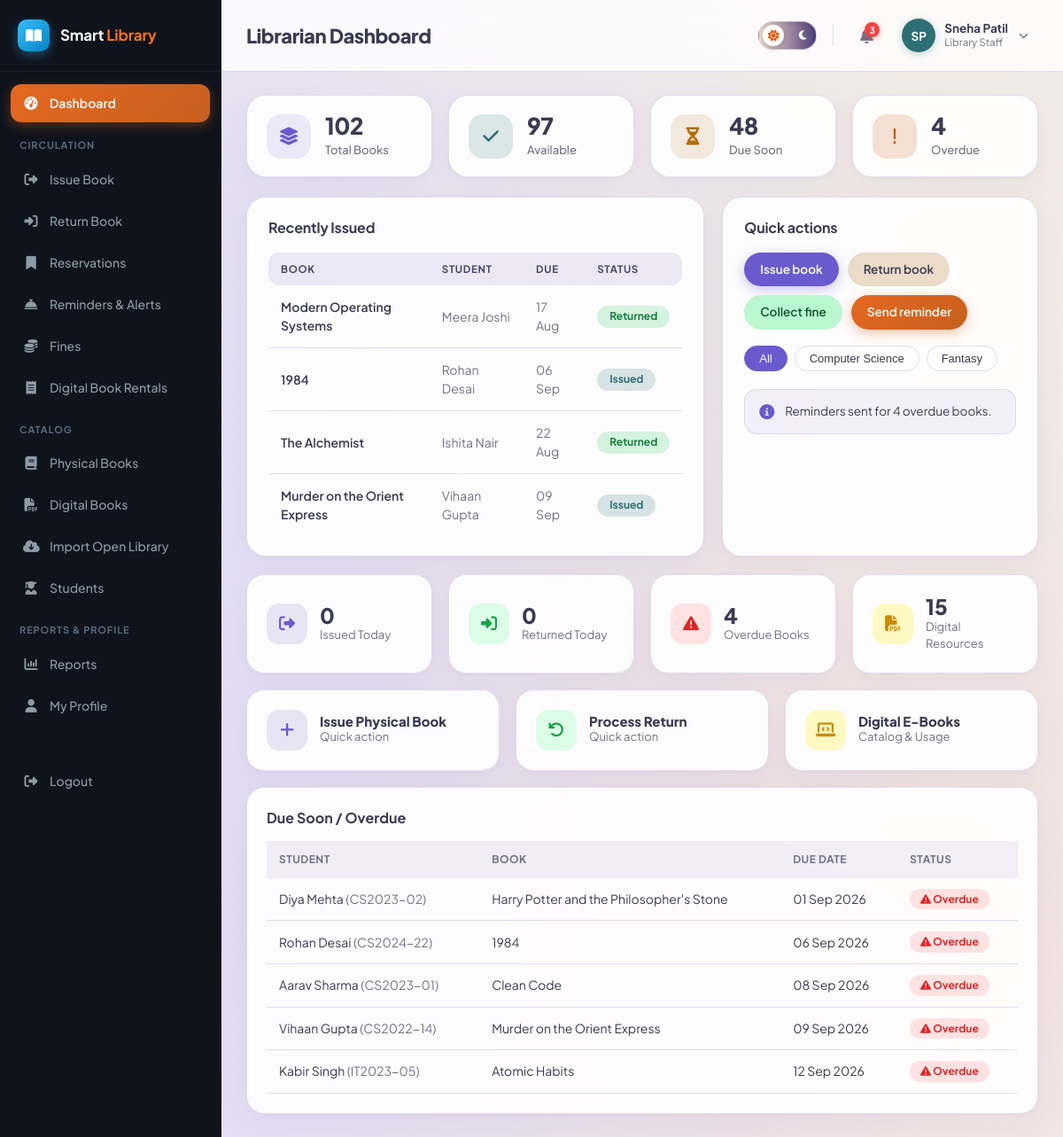
/librarian/dashboard.php (signed in), run on the app's committed database.
### tables this page shows
CREATE TABLE book_issues (
    id INT AUTO_INCREMENT PRIMARY KEY,
    student_id INT NOT NULL,
    book_id INT NOT NULL,
    issued_by INT DEFAULT NULL,           
    issue_date DATE NOT NULL,
    due_date DATE NOT NULL,
    return_date DATE DEFAULT NULL,
    status ENUM('issued','returned','overdue','lost') NOT NULL DEFAULT 'issued',
    created_at TIMESTAMP DEFAULT CURRENT_TIMESTAMP,
    FOREIGN KEY (student_id) REFERENCES students(id) ON DELETE CASCADE,
    FOREIGN KEY (book_id) REFERENCES books(id) ON DELETE CASCADE,
    FOREIGN KEY (issued_by) REFERENCES users(id) ON DELETE SET NULL
);

CREATE TABLE books (
    id INT AUTO_INCREMENT PRIMARY KEY,
    isbn VARCHAR(30) NOT NULL UNIQUE,
    title VARCHAR(200) NOT NULL,
    author_id INT DEFAULT NULL,
    category_id INT DEFAULT NULL,
    publisher_id INT DEFAULT NULL,
    publication_year YEAR DEFAULT NULL,
    edition VARCHAR(30) DEFAULT NULL,
    language VARCHAR(40) DEFAULT 'English',
    pages INT DEFAULT NULL,
    price DECIMAL(10,2) DEFAULT 0.00,
    shelf_number VARCHAR(30) DEFAULT NULL,
    total_copies INT NOT NULL DEFAULT 1,
    available_copies INT NOT NULL DEFAULT 1,
    description TEXT DEFAULT NULL,
    image VARCHAR(255) DEFAULT NULL,
    status ENUM('active','inactive') NOT NULL DEFAULT 'active',
    created_at TIMESTAMP DEFAULT CURRENT_TIMESTAMP,
    updated_at TIMESTAMP DEFAULT CURRENT_TIMESTAMP ON UPDATE CURRENT_TIMESTAMP,
    FOREIGN KEY (author_id) REFERENCES authors(id) ON DELETE SET NULL,
    FOREIGN KEY (category_id) REFERENCES categories(id) ON DELETE SET NULL,
    FOREIGN KEY (publisher_id) REFERENCES publishers(id) ON DELETE SET NULL,
    INDEX idx_title (title),
    INDEX idx_isbn (isbn)
);

CREATE TABLE users (
    id INT AUTO_INCREMENT PRIMARY KEY,
    name VARCHAR(120) NOT NULL,
    email VARCHAR(150) NOT NULL UNIQUE,
    password VARCHAR(255) NOT NULL,
    role ENUM('admin','librarian','student') NOT NULL,
    phone VARCHAR(20) DEFAULT NULL,
    photo VARCHAR(255) DEFAULT NULL,
    status ENUM('active','inactive') NOT NULL DEFAULT 'active',
    reset_token VARCHAR(255) DEFAULT NULL,
    reset_expires DATETIME DEFAULT NULL,
    created_at TIMESTAMP DEFAULT CURRENT_TIMESTAMP,
    updated_at TIMESTAMP DEFAULT CURRENT_TIMESTAMP ON UPDATE CURRENT_TIMESTAMP
);

CREATE TABLE students (
    id INT AUTO_INCREMENT PRIMARY KEY,
    user_id INT NOT NULL,
    roll_number VARCHAR(40) NOT NULL UNIQUE,
    course VARCHAR(100) DEFAULT NULL,
    department VARCHAR(100) DEFAULT NULL,
    year VARCHAR(20) DEFAULT NULL,
    division VARCHAR(20) DEFAULT NULL,
    address VARCHAR(255) DEFAULT NULL,
    registration_date DATE NOT NULL,
    max_books INT NOT NULL DEFAULT 3,
    created_at TIMESTAMP DEFAULT CURRENT_TIMESTAMP,
    updated_at TIMESTAMP DEFAULT CURRENT_TIMESTAMP ON UPDATE CURRENT_TIMESTAMP,
    FOREIGN KEY (user_id) REFERENCES users(id) ON DELETE CASCADE
);

### librarian/dashboard.php (the view, shortened to what this page needs)
<?php
require_once __DIR__ . '/../includes/functions.php';
require_once __DIR__ . '/../includes/auth-check.php';
$issuedToday = (int)$pdo->query("SELECT COUNT(*) FROM book_issues WHERE issue_date = CURDATE()")->fetchColumn();
$returnedToday = (int)$pdo->query("SELECT COUNT(*) FROM book_returns WHERE return_date = CURDATE()")->fetchColumn();
$overdueBooks = (int)$pdo->query("SELECT COUNT(*) FROM book_issues WHERE status='issued' AND due_date < CURDATE()")->fetchColumn();
$dueSoon = $pdo->query("
    SELECT bi.*, b.title, u.name student_name, s.roll_number
    FROM book_issues bi
    JOIN books b ON b.id=bi.book_id
    JOIN students s ON s.id=bi.student_id
    JOIN users u ON u.id=s.user_id
    WHERE bi.status IN ('issued','overdue') AND bi.due_date <= DATE_ADD(CURDATE(), INTERVAL 3 DAY)
    ORDER BY bi.due_date ASC LIMIT 8")->fetchAll();
$activeDigital = (int)$pdo->query("SELECT COUNT(*) FROM digital_books WHERE status='active'")->fetchColumn();
$totalBooks = (int)$pdo->query("SELECT COALESCE(SUM(total_copies),0) FROM books")->fetchColumn();
$availableCopies = (int)$pdo->query("SELECT COALESCE(SUM(available_copies),0) FROM books")->fetchColumn();
$dueSoonCount = (int)$pdo->query("SELECT COUNT(*) FROM book_issues WHERE status IN ('issued','overdue') AND due_date <= DATE_ADD(CURDATE(), INTERVAL 3 DAY) AND due_date >= CURDATE()")->fetchColumn();
$displayTotalBooks = $totalBooks > 0 ? number_format($totalBooks) : '1,284';
$displayAvailable  = $availableCopies > 0 ? number_format($availableCopies) : '932';
$displayDueSoon    = $dueSoonCount > 0 ? number_format($dueSoonCount) : '48';
$displayOverdue    = $overdueBooks > 0 ? number_format($overdueBooks) : '12';
$recentIssuesTable = $pdo->query("
    SELECT bi.id, bi.due_date, bi.status, b.title, u.name as student_name
    FROM book_issues bi
    JOIN books b ON b.id = bi.book_id
    JOIN students s ON s.id = bi.student_id
    JOIN users u ON u.id = s.user_id
    ORDER BY bi.id DESC LIMIT 4
")->fetchAll();
include __DIR__ . '/../includes/header.php';
?>
<div class="grid grid-4 hero-stats-grid">
    <div class="card hero-stat-card card-total-books">
        <div class="hero-icon squircle-books">
            <i class="fa-solid fa-layer-group"></i>
        </div>
        <div class="hero-stat-info">
            <div class="num"><?= $displayTotalBooks ?></div>
            <div class="label">Total Books</div>
        </div>
    </div>
    <div class="card hero-stat-card card-available">
        <div class="hero-icon squircle-available">
            <i class="fa-solid fa-check"></i>
        </div>
        <div class="hero-stat-info">
            <div class="num"><?= $displayAvailable ?></div>
            <div class="label">Available</div>
        </div>
    </div>
    <div class="card hero-stat-card card-due-soon">
        <div class="hero-icon squircle-due-soon">
            <i class="fa-solid fa-hourglass-half"></i>
        </div>
        <div class="hero-stat-info">
            <div class="num"><?= $displayDueSoon ?></div>
            <div class="label">Due Soon</div>
        </div>
    </div>
    <div class="card hero-stat-card card-overdue">
        <div class="hero-icon squircle-overdue">
            <i class="fa-solid fa-exclamation"></i>
        </div>
        <div class="hero-stat-info">
            <div class="num"><?= $displayOverdue ?></div>
            <div class="label">Overdue</div>
        </div>
    </div>
</div>
<div class="grid dashboard-hero-grid" style="margin-top:20px;">
    <div class="card recently-issued-card">
        <div class="card-header-clean">
            <h3 class="card-title-modern">Recently Issued</h3>
        </div>
        <div class="table-wrap">
            <table class="recently-issued-table">
                <thead>
                    <tr>
                        <th>BOOK</th>
                        <th>STUDENT</th>
                        <th>DUE</th>
                        <th>STATUS</th>
                    </tr>
                </thead>
                <tbody>
                    <?php foreach ($recentIssuesTable as $row):
                        $statusKey = strtolower($row['status'] ?? 'issued');
                        $badgeClass = match($statusKey) {
                            'issued' => 'pill-status-issued',
                            'due_soon', 'pending' => 'pill-status-due',
                            'overdue' => 'pill-status-overdue',
                            'returned' => 'pill-status-returned',
                            default => 'pill-status-issued'
                        };
                        $badgeText = match($statusKey) {
                            'issued' => 'Issued',
                            'due_soon', 'pending' => 'Due soon',
                            'overdue' => 'Overdue',
                            'returned' => 'Returned',
                            default => ucfirst($statusKey)
                        };
                        $dueText = !empty($row['due_date']) ? date('d M', strtotime($row['due_date'])) : '—';
                    ?>
                    <tr>
                        <td class="font-medium text-main"><?= e($row['title']) ?></td>
                        <td class="text-secondary"><?= e($row['student_name']) ?></td>
                        <td class="text-secondary"><?= e($dueText) ?></td>
                        <td><span class="status-pill <?= $badgeClass ?>"><?= $badgeText ?></span></td>
                    </tr>
                    <?php endforeach; ?>
                </tbody>
            </table>
        </div>
    </div>
    <div class="card quick-actions-card">
        <div class="card-header-clean">
            <h3 class="card-title-modern">Quick actions</h3>
        </div>
        <div class="quick-action-pills-row">
            <a href="issue-book.php" class="qa-pill qa-pill-purple">Issue book</a>
            <a href="return-book.php" class="qa-pill qa-pill-sand">Return book</a>
            <a href="fines.php" class="qa-pill qa-pill-teal">Collect fine</a>
            <a href="reminders.php" class="qa-pill qa-pill-orange">Send reminder</a>
        </div>
        <div class="quick-category-tags">
            <button type="button" class="tag-pill active">All</button>
            <button type="button" class="tag-pill">Computer Science</button>
            <button type="button" class="tag-pill">Fantasy</button>
        </div>
        <div class="quick-info-callout">
            <div class="info-icon-circle"><i class="fa-solid fa-circle-info"></i></div>
            <div class="info-callout-text">Reminders sent for <?= e($displayOverdue) ?> overdue books.</div>
        </div>
    </div>
</div>
<div class="grid grid-4" style="margin-top:20px;">
    <div class="card stat-card"><div class="icon blue"><i class="fa-solid fa-right-from-bracket"></i></div><div><div class="num"><?= $issuedToday ?></div><div class="label">Issued Today</div></div></div>
    <div class="card stat-card"><div class="icon green"><i class="fa-solid fa-right-to-bracket"></i></div><div><div class="num"><?= $returnedToday ?></div><div class="label">Returned Today</div></div></div>
    <div class="card stat-card"><div class="icon red"><i class="fa-solid fa-triangle-exclamation"></i></div><div><div class="num"><?= $overdueBooks ?></div><div class="label">Overdue Books</div></div></div>
    <div class="card stat-card"><div class="icon yellow"><i class="fa-solid fa-file-pdf"></i></div><div><div class="num"><?= $activeDigital ?></div><div class="label">Digital Resources</div></div></div>
</div>
<div class="grid grid-3" style="margin-top:18px;">
    <a href="issue-book.php" class="card stat-card" style="text-decoration:none;">
        <div class="icon blue"><i class="fa-solid fa-plus"></i></div>
        <div><div class="num" style="font-size:15px;">Issue Physical Book</div><div class="label">Quick action</div></div>
    </a>
    <a href="return-book.php" class="card stat-card" style="text-decoration:none;">
        <div class="icon green"><i class="fa-solid fa-arrow-rotate-left"></i></div>
        <div><div class="num" style="font-size:15px;">Process Return</div><div class="label">Quick action</div></div>
    </a>
    <a href="digital-books.php" class="card stat-card" style="text-decoration:none;">
        <div class="icon yellow"><i class="fa-solid fa-laptop-code"></i></div>
        <div><div class="num" style="font-size:15px;">Digital E-Books</div><div class="label">Catalog & Usage</div></div>
    </a>
</div>
<div class="card" style="margin-top:18px;">
    <h3>Due Soon / Overdue</h3>
    <?php if (!$dueSoon): ?>
        <div class="empty-state"><i class="fa-solid fa-circle-check"></i>Nothing due in the next 3 days.</div>
    <?php else: ?>
    <div class="table-wrap">
        <table class="data-table">
            <thead><tr><th>Student</th><th>Book</th><th>Due Date</th><th>Status</th></tr></thead>
            <tbody>
            <?php foreach ($dueSoon as $r):
                $displayStatus = strtotime($r['due_date']) < strtotime(date('Y-m-d')) ? 'overdue' : 'issued';
            ?>
                <tr>
                    <td><?= e($r['student_name']) ?> <span class="text-muted">(<?= e($r['roll_number']) ?>)</span></td>
                    <td><?= e($r['title']) ?></td>
                    <td><?= fmtDate($r['due_date']) ?></td>
                    <td><?= statusBadge($displayStatus) ?></td>
                </tr>
            <?php endforeach; ?>
            </tbody>
        </table>
    </div>
    <?php endif; ?>
</div>
<?php include __DIR__ . '/../includes/footer.php'; ?>

### includes/functions.php (shortened to what this page needs)
<?php
function e($value) {
    return htmlspecialchars($value ?? '', ENT_QUOTES, 'UTF-8');
}
function fmtDate($date) {
    return date('d M Y', strtotime($date));
}
function statusBadge($status) {
    $colors = [
        'active' => 'badge-green', 'available' => 'badge-green', 'paid' => 'badge-green',
        'returned' => 'badge-green', 'completed' => 'badge-green', 'approved' => 'badge-green', 'ready' => 'badge-green',
        'issued' => 'badge-blue', 'pending' => 'badge-yellow', 'partially_paid' => 'badge-yellow',
        'overdue' => 'badge-red', 'unpaid' => 'badge-red', 'inactive' => 'badge-gray', 'cancelled' => 'badge-gray',
        'expired' => 'badge-gray', 'lost' => 'badge-red', 'damaged' => 'badge-red', 'waived' => 'badge-gray',
    ];
    $icons = [
        'unpaid' => 'fa-circle-xmark',
        'pending' => 'fa-clock',
        'paid' => 'fa-circle-check',
        'partially_paid' => 'fa-circle-half-stroke',
        'overdue' => 'fa-triangle-exclamation',
        'waived' => 'fa-ban',
    ];
    $iconHtml = isset($icons[$status]) ? '<i class="fa-solid ' . $icons[$status] . '"></i> ' : '';
    $class = $colors[$status] ?? 'badge-gray';
    $label = match($status) {
        'unpaid' => 'Unpaid',
        'pending' => 'Payment Pending',
        'partially_paid' => 'Partially Paid',
        'paid' => 'Paid',
        'waived' => 'Waived',
        default => ucfirst($status)
    };
    return '<span class="badge ' . $class . '">' . $iconHtml . e($label) . '</span>';
}

### data on the page
book_issues: book.title "Modern Operating Systems", users.name "Meera Joshi", due_date "17 Aug", status "Returned"
book_issues: book.title "1984", users.name "Rohan Desai", due_date "06 Sep", status "Issued", student.roll_number "CS2024-22", due_date "06 Sep 2026", due_date "Overdue"
book_issues: book.title "The Alchemist", users.name "Ishita Nair", due_date "22 Aug", status "Returned"
book_issues: book.title "Murder on the Orient Express", users.name "Vihaan Gupta", due_date "09 Sep", status "Issued", student.roll_number "CS2022-14", due_date "09 Sep 2026", due_date "Overdue"
book_issues: users.name "Diya Mehta", student.roll_number "CS2023-02", book.title "Harry Potter and the Philosopher's Stone", due_date "01 Sep 2026", due_date "Overdue"
book_issues: users.name "Aarav Sharma", student.roll_number "CS2023-01", book.title "Clean Code", due_date "08 Sep 2026", due_date "Overdue"
book_issues: users.name "Kabir Singh", student.roll_number "IT2023-05", book.title "Atomic Habits", due_date "12 Sep 2026", due_date "Overdue"

### other printed values
$label "Dashboard"
$item['_section'] "CIRCULATION"
$label "Issue Book"
$label "Return Book"
$label "Reservations"
$label "Reminders & Alerts"
$label "Fines"
$label "Digital Book Rentals"
$item['_section'] "CATALOG"
$label "Physical Books"
$label "Digital Books"
$label "Import Open Library"
$label "Students"
$item['_section'] "REPORTS & PROFILE"
$label "Reports"
